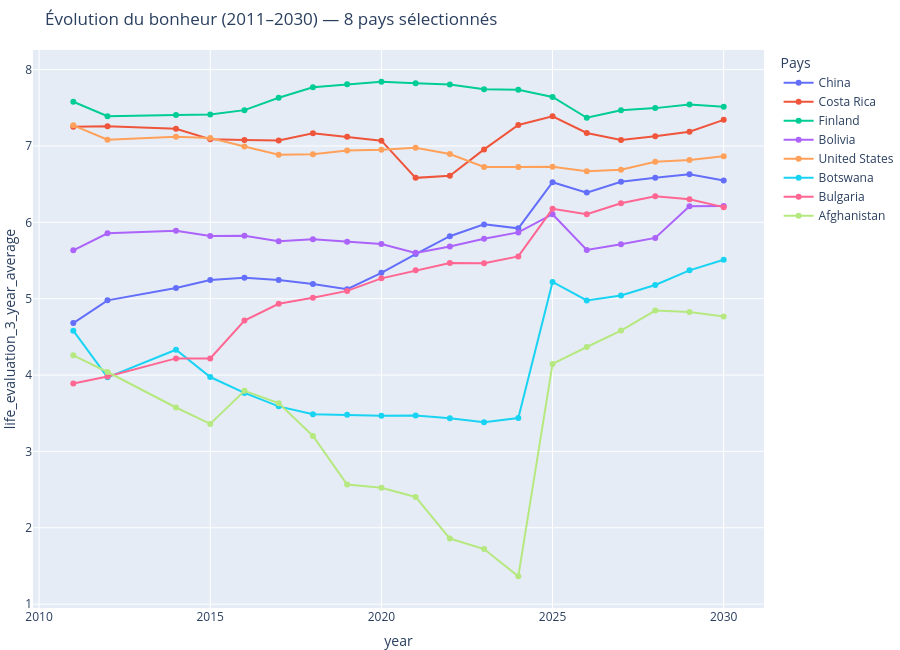

Notebook code cell kept with this figure:
### Markdown cell above
# Courbe multi-pays

### Code cell
countries = [
    "Afghanistan",
    "Bolivia",
    "Botswana",
    "Bulgaria",
    "Costa Rica",
    "Finland",
    "United States",
    "China"
]

df_sel = df_final[df_final["country_name"].isin(countries)]

fig = px.line(
    df_sel,
    x="year",
    y="life_evaluation_3_year_average",
    color="country_name",
    markers=True,
    title="Évolution du bonheur (2011–2030) — 8 pays sélectionnés"
)

fig.update_traces(connectgaps=True)

fig.update_layout(
    autosize=True,
    height=650,
    margin=dict(l=0, r=0, t=50, b=0),
    legend_title_text="Pays"
)

fig.show()

### Figure 1 — Plotly figure (JSON) as saved in the notebook; plotly's stock layout.template omitted (floating-point values rounded to 4 significant figures)
{"data": [{"connectgaps": true, "hovertemplate": "country_name=China<br>year=%{x}<br>life_evaluation_3_year_average=%{y}<extra></extra>", "legendgroup": "China", "line": {"color": "#636efa", "dash": "solid"}, "marker": {"symbol": "circle"}, "mode": "lines+markers", "name": "China", "orientation": "v", "showlegend": true, "type": "scatter", "x": [2011, 2012, 2014, 2015, 2016, 2017, 2018, 2019, 2020, 2021, 2022, 2023, 2024, 2025, 2026, 2027, 2028, 2029, 2030], "xaxis": "x", "y": [4.68, 4.978, 5.14, 5.245, 5.273, 5.246, 5.191, 5.124, 5.339, 5.585, 5.818, 5.973, 5.921, 6.524, 6.389, 6.53, 6.584, 6.631, 6.548], "yaxis": "y"}, {"connectgaps": true, "hovertemplate": "country_name=Costa Rica<br>year=%{x}<br>life_evaluation_3_year_average=%{y}<extra></extra>", "legendgroup": "Costa Rica", "line": {"color": "#EF553B", "dash": "solid"}, "marker": {"symbol": "circle"}, "mode": "lines+markers", "name": "Costa Rica", "orientation": "v", "showlegend": true, "type": "scatter", "x": [2011, 2012, 2014, 2015, 2016, 2017, 2018, 2019, 2020, 2021, 2022, 2023, 2024, 2025, 2026, 2027, 2028, 2029, 2030], "xaxis": "x", "y": [7.251, 7.257, 7.226, 7.087, 7.079, 7.072, 7.167, 7.121, 7.069, 6.582, 6.609, 6.955, 7.274, 7.387, 7.17, 7.079, 7.127, 7.186, 7.342], "yaxis": "y"}, {"connectgaps": true, "hovertemplate": "country_name=Finland<br>year=%{x}<br>life_evaluation_3_year_average=%{y}<extra></extra>", "legendgroup": "Finland", "line": {"color": "#00cc96", "dash": "solid"}, "marker": {"symbol": "circle"}, "mode": "lines+markers", "name": "Finland", "orientation": "v", "showlegend": true, "type": "scatter", "x": [2011, 2012, 2014, 2015, 2016, 2017, 2018, 2019, 2020, 2021, 2022, 2023, 2024, 2025, 2026, 2027, 2028, 2029, 2030], "xaxis": "x", "y": [7.579, 7.389, 7.406, 7.413, 7.469, 7.632, 7.769, 7.809, 7.842, 7.821, 7.804, 7.741, 7.736, 7.641, 7.369, 7.467, 7.495, 7.542, 7.512], "yaxis": "y"}, {"connectgaps": true, "hovertemplate": "country_name=Bolivia<br>year=%{x}<br>life_evaluation_3_year_average=%{y}<extra></extra>", "legendgroup": "Bolivia", "line": {"color": "#ab63fa", "dash": "solid"}, "marker": {"symbol": "circle"}, "mode": "lines+markers", "name": "Bolivia", "orientation": "v", "showlegend": true, "type": "scatter", "x": [2011, 2012, 2014, 2015, 2016, 2017, 2018, 2019, 2020, 2021, 2022, 2023, 2024, 2025, 2026, 2027, 2028, 2029, 2030], "xaxis": "x", "y": [5.633, 5.857, 5.89, 5.822, 5.823, 5.752, 5.779, 5.747, 5.716, 5.6, 5.684, 5.784, 5.868, 6.106, 5.637, 5.713, 5.795, 6.21, 6.213], "yaxis": "y"}, {"connectgaps": true, "hovertemplate": "country_name=United States<br>year=%{x}<br>life_evaluation_3_year_average=%{y}<extra></extra>", "legendgroup": "United States", "line": {"color": "#FFA15A", "dash": "solid"}, "marker": {"symbol": "circle"}, "mode": "lines+markers", "name": "United States", "orientation": "v", "showlegend": true, "type": "scatter", "x": [2011, 2012, 2014, 2015, 2016, 2017, 2018, 2019, 2020, 2021, 2022, 2023, 2024, 2025, 2026, 2027, 2028, 2029, 2030], "xaxis": "x", "y": [7.27, 7.082, 7.119, 7.104, 6.993, 6.886, 6.892, 6.94, 6.951, 6.977, 6.894, 6.725, 6.724, 6.726, 6.669, 6.688, 6.793, 6.816, 6.865], "yaxis": "y"}, {"connectgaps": true, "hovertemplate": "country_name=Botswana<br>year=%{x}<br>life_evaluation_3_year_average=%{y}<extra></extra>", "legendgroup": "Botswana", "line": {"color": "#19d3f3", "dash": "solid"}, "marker": {"symbol": "circle"}, "mode": "lines+markers", "name": "Botswana", "orientation": "v", "showlegend": true, "type": "scatter", "x": [2011, 2012, 2014, 2015, 2016, 2017, 2018, 2019, 2020, 2021, 2022, 2023, 2024, 2025, 2026, 2027, 2028, 2029, 2030], "xaxis": "x", "y": [4.581, 3.97, 4.332, 3.974, 3.766, 3.59, 3.488, 3.479, 3.467, 3.471, 3.435, 3.383, 3.438, 5.219, 4.976, 5.043, 5.18, 5.371, 5.509], "yaxis": "y"}, {"connectgaps": true, "hovertemplate": "country_name=Bulgaria<br>year=%{x}<br>life_evaluation_3_year_average=%{y}<extra></extra>", "legendgroup": "Bulgaria", "line": {"color": "#FF6692", "dash": "solid"}, "marker": {"symbol": "circle"}, "mode": "lines+markers", "name": "Bulgaria", "orientation": "v", "showlegend": true, "type": "scatter", "x": [2011, 2012, 2014, 2015, 2016, 2017, 2018, 2019, 2020, 2021, 2022, 2023, 2024, 2025, 2026, 2027, 2028, 2029, 2030], "xaxis": "x", "y": [3.889, 3.981, 4.218, 4.217, 4.714, 4.933, 5.011, 5.102, 5.266, 5.371, 5.466, 5.463, 5.554, 6.177, 6.105, 6.25, 6.34, 6.302, 6.199], "yaxis": "y"}, {"connectgaps": true, "hovertemplate": "country_name=Afghanistan<br>year=%{x}<br>life_evaluation_3_year_average=%{y}<extra></extra>", "legendgroup": "Afghanistan", "line": {"color": "#B6E880", "dash": "solid"}, "marker": {"symbol": "circle"}, "mode": "lines+markers", "name": "Afghanistan", "orientation": "v", "showlegend": true, "type": "scatter", "x": [2011, 2012, 2014, 2015, 2016, 2017, 2018, 2019, 2020, 2021, 2022, 2023, 2024, 2025, 2026, 2027, 2028, 2029, 2030], "xaxis": "x", "y": [4.258, 4.04, 3.575, 3.36, 3.794, 3.632, 3.203, 2.567, 2.523, 2.404, 1.859, 1.721, 1.364, 4.146, 4.367, 4.583, 4.845, 4.826, 4.767], "yaxis": "y"}], "layout": {"autosize": true, "height": 650, "legend": {"title": {"text": "Pays"}, "tracegroupgap": 0}, "margin": {"b": 0, "l": 0, "r": 0, "t": 50}, "title": {"text": "Évolution du bonheur (2011–2030) — 8 pays sélectionnés"}, "xaxis": {"anchor": "y", "domain": [0, 1], "title": {"text": "year"}}, "yaxis": {"anchor": "x", "domain": [0, 1], "title": {"text": "life_evaluation_3_year_average"}}}}
